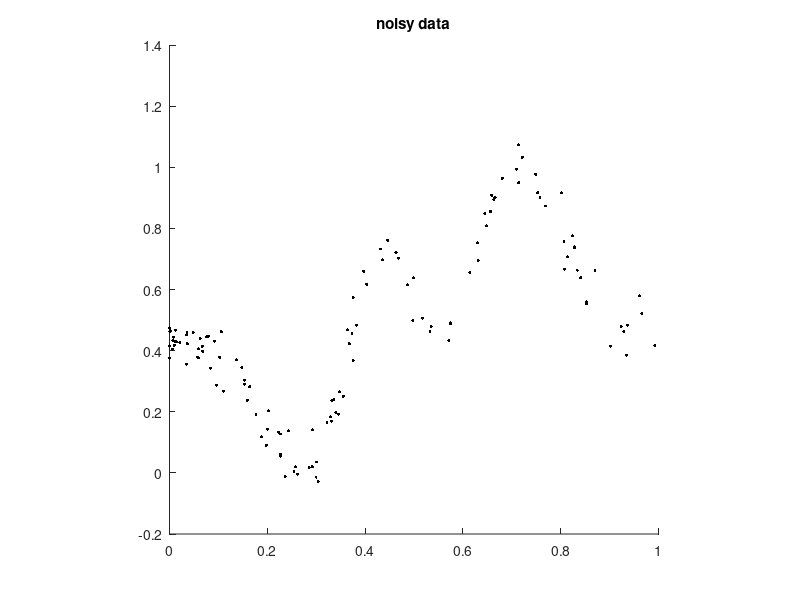

Write the MATLAB code that produced this figure. (Note: this script raises an error after producing the figure.)
%
% this script calculates and minimizes the cv score for an nonequispaced
% example on the one-dimensional torus
%
%% initialization

rng('default');                       % reset random generator
fun       = @(x) peaks(6*x-3,0);      % example function 
N         = 2^6;                     % bandwidth
nodes     = rand(2*N,1);              % nodes in space domain
nodes     = nodes.^2;
nodes     = unique(nodes,'rows');
f         = fun(nodes);               % function values
f = f-min(f); f = f/max(f);           % normalize function

f_e       = f+0.05*randn(size(f));    % noisy function values
s         = 3;                        % weights in frequency domain


%% plot noisy data

scatter(nodes,real(f_e),5,'k','filled'); hold on;
axis square;
title('noisy data');
drawnow();


%% main computations

fcv = FCV_appr(nodes,f_e,[],N,s);
lambda_min = fcv.minimize();

% calculate reconstruction
s = fcv.compute(lambda_min);

res = 480;
plotnodes = linspace(0,1,res);

plan = nfft_init_1d(N,res);
nfft_set_x(plan,plotnodes);
nfft_precompute_psi(plan);
nfft_set_f_hat(plan,s.fhat_r);
nfft_trafo(plan);
plotf_r = nfft_get_f(plan);
nfft_finalize(plan);

%% plot reconstruction

plot(plotnodes,real(plotf_r)); hold off;
axis square;
title('noisy data and reconstruction');